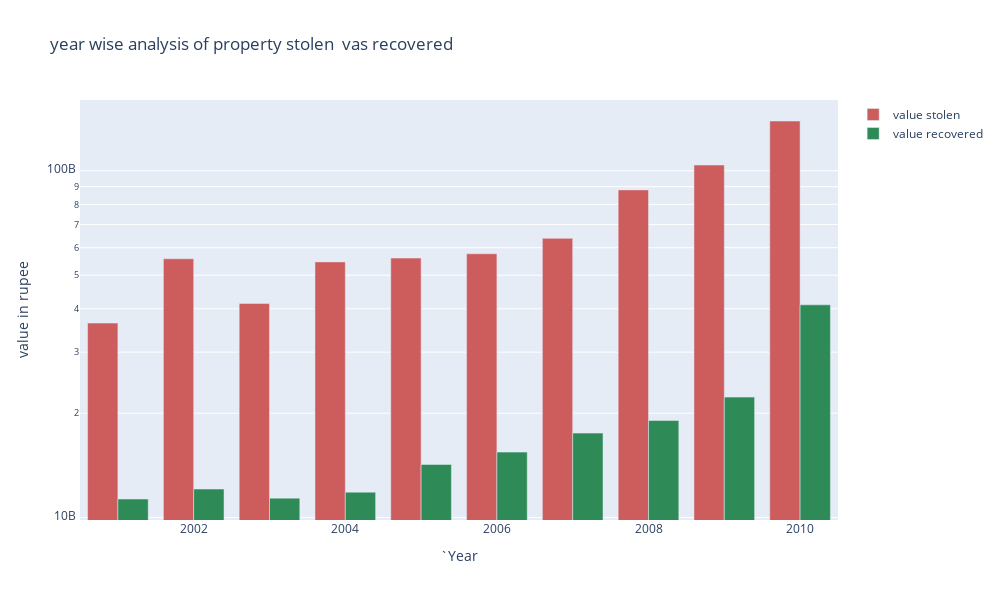

Here is the notebook cell this chart was saved with:
### Code cell
fig = go.Figure()
fig.add_trace(go.Bar(y=year_wise_analysis['VALUE_OF_PROPERTY_STOLEN'],
                    x=year_wise_analysis['YEAR'],
                    name = 'value stolen',
                    marker_color ='indianred'))
fig.add_trace(go.Bar(y=year_wise_analysis['VALUE_OF_PROPERTY_RECOVERED'],
                    x=year_wise_analysis['YEAR'],
                    name = 'value recovered',
                    marker_color ='seagreen'))
fig.update_layout(title="year wise analysis of property stolen  vas recovered",
                  xaxis_title="`Year",
                  yaxis_title="value in rupee",
                  yaxis_type ="log",
                  barmode='group',
                  height =600,
                  width =1000)
fig.show()

### Figure 1 — Plotly figure (JSON) as saved in the notebook; plotly's stock layout.template omitted (floating-point values rounded to 4 significant figures)
{"data": [{"marker": {"color": "indianred"}, "name": "value stolen", "type": "bar", "x": [2010, 2009, 2008, 2007, 2006, 2005, 2002, 2004, 2003, 2001], "y": [139146268019, 103894500068, 88075221524, 63851367823, 57616328463, 56004639503, 55744346396, 54609644110, 41410106315, 36372685774]}, {"marker": {"color": "seagreen"}, "name": "value recovered", "type": "bar", "x": [2010, 2009, 2008, 2007, 2006, 2005, 2002, 2004, 2003, 2001], "y": [41063947820, 22252080039, 19048755878, 17522610490, 15443462844, 14232906880, 12087551884, 11839755230, 11377015493, 11313082128]}], "layout": {"barmode": "group", "height": 600, "title": {"text": "year wise analysis of property stolen  vas recovered"}, "width": 1000, "xaxis": {"title": {"text": "`Year"}}, "yaxis": {"title": {"text": "value in rupee"}, "type": "log"}}}
